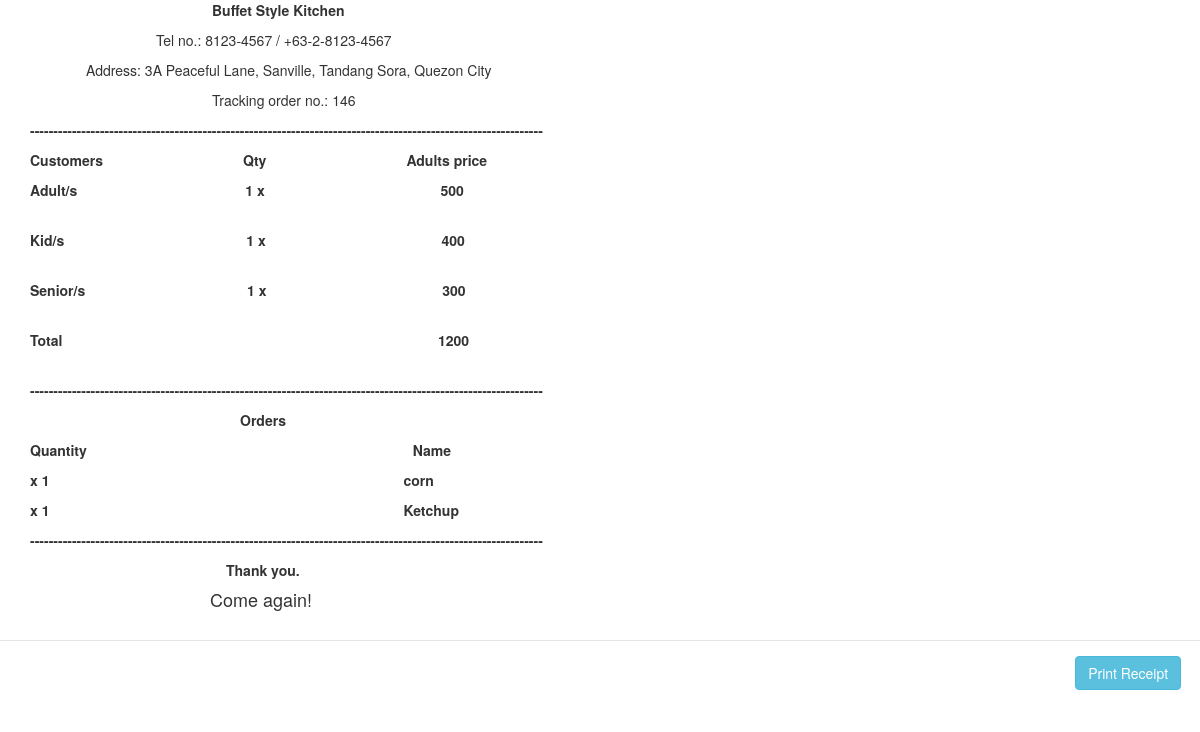
The app's page /viewReceipt.php?tracking_number=146 with its own data.
### tables this page shows
CREATE TABLE `all_transactions` (
  `id` int(11) NOT NULL,
  `tracking_number` varchar(255) NOT NULL,
  `number_customer` varchar(255) NOT NULL,
  `price_customer` varchar(255) NOT NULL,
  `kids_number` varchar(255) NOT NULL,
  `kids_price` varchar(255) NOT NULL,
  `senior_number` varchar(255) NOT NULL,
  `senior_price` varchar(255) NOT NULL,
  `total` varchar(255) NOT NULL,
  `table_number` varchar(255) NOT NULL,
  `time_in` varchar(255) NOT NULL
);

CREATE TABLE `catch_order` (
  `id` int(11) NOT NULL,
  `order_id` int(11) NOT NULL,
  `name` varchar(255) NOT NULL,
  `quantity` varchar(255) NOT NULL,
  `table_number` varchar(255) NOT NULL,
  `status` varchar(255) NOT NULL,
  `tracking_number` int(11) NOT NULL
);

### viewReceipt.php (the view, shortened to what this page needs)
<?php
$mysql_hostname = "localhost";
$mysql_username = "root";
$mysql_password = "";
$mysql_database = "BuffetStyle";
$conn = new mysqli($mysql_hostname, $mysql_username, $mysql_password, $mysql_database);
if (isset($_GET['tracking_number'])) {
	$tracking_number = $_GET['tracking_number'];
	$sql = "SELECT * FROM all_transactions WHERE `tracking_number`='$tracking_number'";
    $result = $conn->query($sql);
    ?>
<html>
<head>
<link rel="stylesheet" href="https://maxcdn.bootstrapcdn.com/bootstrap/3.4.0/css/bootstrap.min.css">
</head>
<body>
	<div class="container">
<table class="table">
	<tbody>
		<?php
			if ($result->num_rows > 0) {
				while ($row = $result->fetch_assoc()) {
		?>
<p><strong>&emsp;&emsp;&emsp;&emsp;&emsp;&emsp;&emsp;&emsp;&emsp;&emsp;&emsp;&emsp;&emsp;Buffet Style Kitchen</strong></p>
	<p>&emsp;&emsp;&emsp;&emsp;&emsp;&emsp;&emsp;&emsp;&emsp;Tel no.: 8123-4567 / +63-2-8123-4567</p>
	<p>&emsp;&emsp;&emsp;&emsp;Address: 3A Peaceful Lane, Sanville, Tandang Sora, Quezon City	</p>
	<p>&emsp;&emsp;&emsp;&emsp;&emsp;&emsp;&emsp;&emsp;&emsp;&emsp;&emsp;&emsp;&emsp;Tracking order no.: <?php echo $row['tracking_number']; ?></p>
	<p><strong>--------------------------------------------------------------------------------------------------------------</strong></p>
	<p><strong>Customers&emsp;&emsp;&emsp;&emsp;&emsp;&emsp;&emsp;&emsp;&emsp;&emsp;Qty&emsp;&emsp;&emsp;&emsp;&emsp;&emsp;&emsp;&emsp;&emsp;&emsp;Adults price</strong></p>
					<p><strong>Adult/s&emsp;&emsp;&emsp;&emsp;&emsp;&emsp;&emsp;&emsp;&emsp;&emsp;&emsp;&emsp;<?php echo $row['number_customer']; ?> x &emsp;&emsp;&emsp;&emsp;&emsp;&emsp;&emsp;&emsp;&emsp;&emsp;&emsp;&emsp;
                    <?php echo $row['price_customer']; ?>	</strong></p>
		<?php		}
			}
		?>
	</tbody>
</table>
	</div>
</body>
</html>
<?php
	} else{
		header('Location: viewTable.php');
	}
?>
<?php
$mysql_hostname = "localhost";
$mysql_username = "root";
$mysql_password = "";
$mysql_database = "BuffetStyle";
$conn = new mysqli($mysql_hostname, $mysql_username, $mysql_password, $mysql_database);
if (isset($_GET['tracking_number'])) {
	$tracking_number = $_GET['tracking_number'];
	$sql = "SELECT * FROM all_transactions WHERE `tracking_number`='$tracking_number'";
    $result = $conn->query($sql);
    ?>
<html>
<head>
<link rel="stylesheet" href="https://maxcdn.bootstrapcdn.com/bootstrap/3.4.0/css/bootstrap.min.css">
</head>
<body>
	<div class="container">
<table class="table">
	<tbody>
		<?php
			if ($result->num_rows > 0) {
				while ($row = $result->fetch_assoc()) {
		?>
					<p><strong>Kid/s&emsp;&emsp;&emsp;&emsp;&emsp;&emsp;&emsp;&emsp;&emsp;&emsp;&emsp;&emsp;&emsp;<?php echo $row['kids_number'];?> x &emsp;&emsp;&emsp;&emsp;&emsp;&emsp;&emsp;&emsp;&emsp;&emsp;&emsp;&emsp;
                    <?php echo $row['kids_price']; ?>	</strong></p>
		<?php		}
			}
		?>
	</tbody>
</table>
	</div>
</body>
</html>
<?php
	} else{
		header('Location: viewTable.php');
	}
?>
<?php
$mysql_hostname = "localhost";
$mysql_username = "root";
$mysql_password = "";
$mysql_database = "BuffetStyle";
$conn = new mysqli($mysql_hostname, $mysql_username, $mysql_password, $mysql_database);
if (isset($_GET['tracking_number'])) {
	$tracking_number = $_GET['tracking_number'];
	$sql = "SELECT * FROM all_transactions WHERE `tracking_number`='$tracking_number'";
    $result = $conn->query($sql);
    ?>
<html>
<head>
<link rel="stylesheet" href="https://maxcdn.bootstrapcdn.com/bootstrap/3.4.0/css/bootstrap.min.css">
</head>
<body>
	<div class="container">
<table class="table">
	<tbody>
		<?php
			if ($result->num_rows > 0) {
				while ($row = $result->fetch_assoc()) {
		?>
					<p><strong>Senior/s&emsp;&emsp;&emsp;&emsp;&emsp;&emsp;&emsp;&emsp;&emsp;&emsp;&emsp;&nbsp;&nbsp;<?php echo $row['senior_number']; ?> x &emsp;&emsp;&emsp;&emsp;&emsp;&emsp;&emsp;&emsp;&emsp;&emsp;&emsp;&emsp;
                    <?php echo $row['senior_price']; ?>	</strong></p>
		<?php		}
			}
		?>
	</tbody>
</table>
	</div>
</body>
</html>
<?php
	} else{
		header('Location: viewTable.php');
	}
?>
<?php
$mysql_hostname = "localhost";
$mysql_username = "root";
$mysql_password = "";
$mysql_database = "BuffetStyle";
$conn = new mysqli($mysql_hostname, $mysql_username, $mysql_password, $mysql_database);
if (isset($_GET['tracking_number'])) {
	$tracking_number = $_GET['tracking_number'];
	$sql = "SELECT * FROM all_transactions WHERE `tracking_number`='$tracking_number'";
    $result = $conn->query($sql);
    ?>
<html>
<head>
<link rel="stylesheet" href="https://maxcdn.bootstrapcdn.com/bootstrap/3.4.0/css/bootstrap.min.css">
</head>
<body>
	<div class="container">
<table class="table">
	<tbody>
		<?php
			if ($result->num_rows > 0) {
				while ($row = $result->fetch_assoc()) {
		?>
					<p><strong>Total &emsp;&emsp;&emsp;&emsp;&emsp;&emsp;&emsp;&emsp;&emsp;&emsp;&emsp;&emsp;&emsp; &emsp;&emsp;&emsp;&emsp;&emsp;&emsp;&emsp;&emsp;&emsp;&emsp;&emsp;&emsp;&emsp;
                    <?php echo $row['total']; ?>	</strong></p>
		<?php		}
			}
		?>
	</tbody>
</table>
	</div>
</body>
</html>
<?php
	} else{
		header('Location: viewTable.php');
	}
?>
<?php
$mysql_hostname = "localhost";
$mysql_username = "root";
$mysql_password = "";
$mysql_database = "BuffetStyle";
$conn = new mysqli($mysql_hostname, $mysql_username, $mysql_password, $mysql_database);
if (isset($_GET['tracking_number'])) {
	$tracking_number = $_GET['tracking_number'];
	$sql = "SELECT * FROM `catch_order` WHERE `status` = 4 && `tracking_number`='$tracking_number'";
    $result = $conn->query($sql);
    ?>
<html>
<head>
<link rel="stylesheet" href="https://maxcdn.bootstrapcdn.com/bootstrap/3.4.0/css/bootstrap.min.css">
</head>
<body>
	<div class="container">
<table class="table">
<p><strong>--------------------------------------------------------------------------------------------------------------</strong></p>
<p><strong>&emsp;&emsp;&emsp;&emsp;&emsp;&emsp;&emsp;&emsp;&emsp;&emsp;&emsp;&emsp;&emsp;&emsp;&emsp;Orders</strong></p>
<p><strong>Quantity&emsp;&emsp;&emsp;&emsp;&emsp;&emsp;&emsp;&emsp;&emsp;&emsp; &emsp;&emsp;&emsp;&emsp;&emsp;&emsp;&emsp;&emsp;&emsp;&emsp;&emsp;&emsp;&emsp;Name</strong></p>
	<tbody>
		<?php
			if ($result->num_rows > 0) {
				while ($row = $result->fetch_assoc()) {
		?>
<p><strong> x <?php echo $row['quantity']; ?>&emsp;&emsp;&emsp;&emsp;&emsp;&emsp;&emsp;&emsp;&emsp;&emsp;&emsp;&emsp; &emsp;&emsp;&emsp;&emsp;&emsp;&emsp;&emsp;&emsp;&emsp;&emsp;&emsp;&emsp;&emsp;<?php echo $row['name']; ?></strong></p>
		<?php		}
			}
		?>
	        <p><strong>--------------------------------------------------------------------------------------------------------------</strong></p>
<p><strong>&emsp;&emsp;&emsp;&emsp;&emsp;&emsp;&emsp;&emsp;&emsp;&emsp;&emsp;&emsp;&emsp;&emsp;Thank you.</strong></p>
<p><h4>&emsp;&emsp;&emsp;&emsp;&emsp;&emsp;&emsp;&emsp;&emsp;&emsp;Come again!</h4></p>
	</tbody>
</table>
	</div>
</body>
<div class="modal-footer" width=10px;>
<a onclick="window.print()" class="btn btn-info">Print Receipt</a>&nbsp;
      </div>
</html>
<?php
	} else{
		header('Location: viewTable.php');
	}
?>

### records on screen
all_transactions: tracking_number "146", number_customer "1", price_customer "500", kids_number "1", kids_price "400", senior_number "1", senior_price "300", total "1200"
catch_order: quantity "1", name "corn"
catch_order: quantity "1", name "Ketchup"
